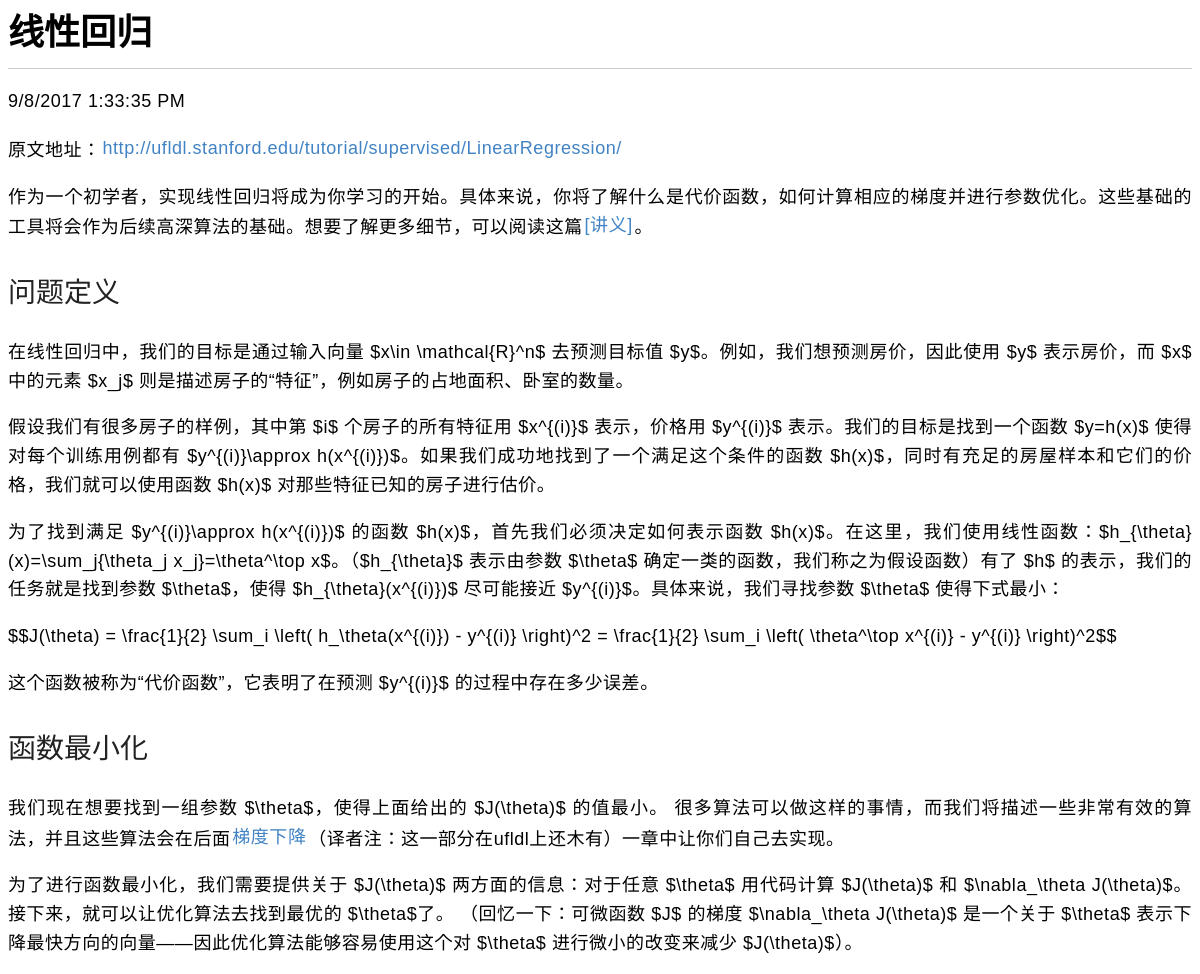
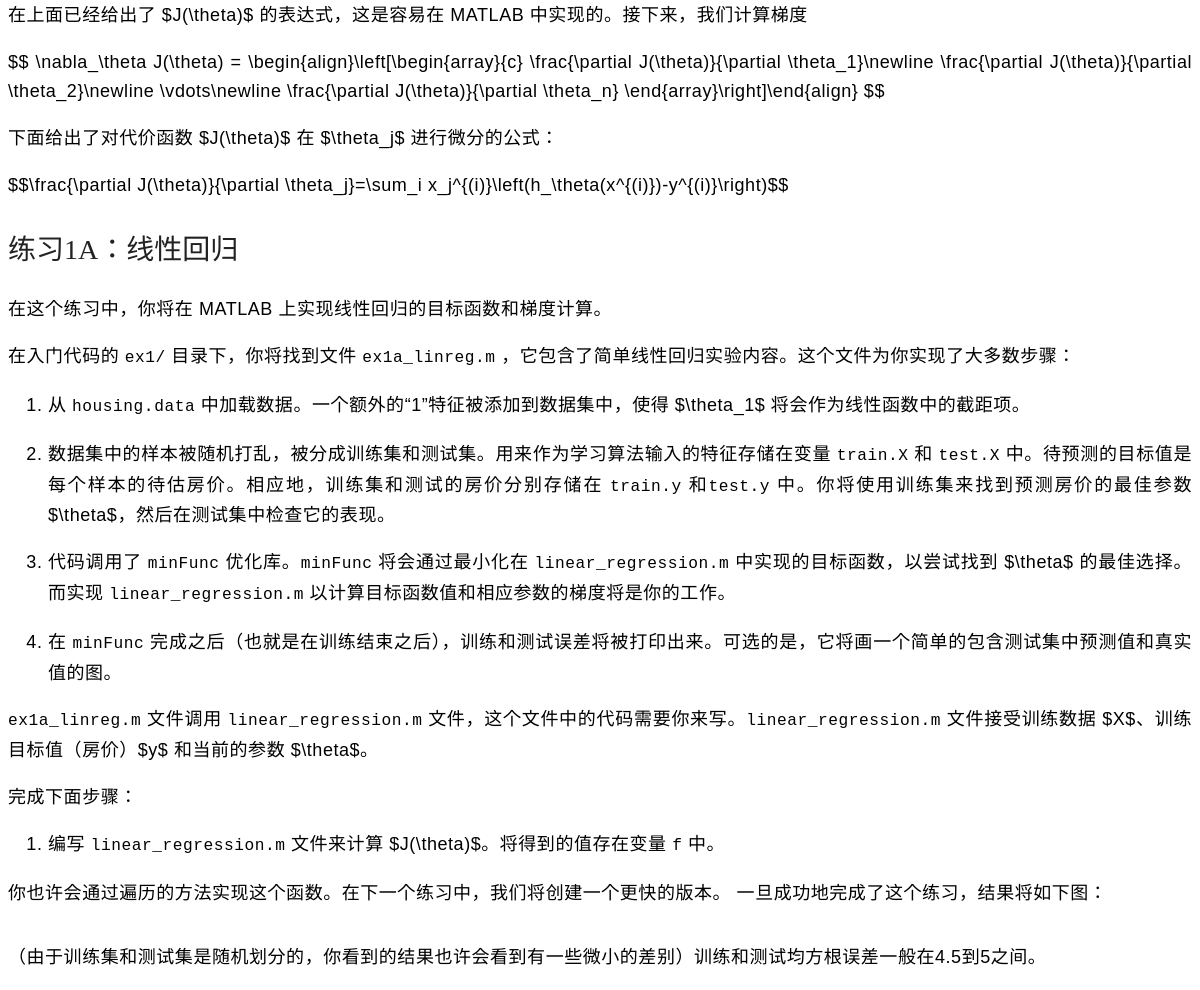
The app's page /print/linear-regression/ with its own data (2 pictures, top to bottom).
### blog/models.py (models this page shows)
class BlogsPost(models.Model):
    title = models.CharField(max_length = 150)
    body = models.TextField()
    timestamp = models.DateTimeField()
    tag = models.CharField(max_length=150, blank=True)
    url = models.CharField(max_length=150,default="11")
    posted = models.BooleanField(default=True)
    category = models.CharField(max_length=150,default="null")
    addition_control_msg=models.CharField(max_length=150,default="0100000000")

### blog/views.py (the view)
# urls.py: url(r'^print/(?P<url>.*)/$','blog.views.print'),
def print(request,url):
	post=BlogsPost.objects.filter(url=url)[0]
	post.body=markdown(post.body,extensions=['tables'])
	return render_to_response('child/print.html',{'post':post})

### blog/templates/child/print.html (shortened to what this page needs)
<head>
<link href="http://cdn.bootcss.com/highlight.js/8.0/styles/monokai_sublime.min.css" rel="stylesheet">
<link rel="stylesheet" href="/static/blog/css/sz-markdown.css" type="text/css">
</head>
<body>
<div id="post">
<h2 id="title">{{post.title}}</h2>
{% autoescape off %}
    {{post.body}}
{% endautoescape %}
</div>
</body>

### static/blog/css/sz-markdown.css (style rules this page uses)
#post p,li { font-family: "Microsoft YaHei",SimSun,sans-serif; font-size: 18px; text-align: justify; font-weight: 300; line-height:1.6em; letter-spacing:0.03em; }
#post h2 { font-family: Georgia,SimHei,"Microsoft YaHei","Times New Roman",serif; border-bottom: 1px solid #ccc; font-size: 36px; line-height: 140%; font-weight: 700!important; margin: 0px!important; padding: 0px 0px 10px 0px; }
#post h3 { font-size: 32px; font-family: Georgia,"Microsoft YaHei","Times New Roman",serif; font-weight: 500!important; color:#222; }
#post code { font-family: Consolas, "Liberation Mono", Courier, monospace; font-size: 90%; }
#post a { color: #4183C4 !important; text-decoration: none; overflow: hidden; text-overflow: ellipsis; max-width: 75%; white-space: nowrap; display: inline-block; margin-bottom: -0.4em; margin-left: 0.1em; margin-right: 0.1em; }
#post a:link,#post a:visited { color: #4183C4 !important; text-decoration: none; }

### blog/templates/child/print.html (style rules this page uses)
#post p,li { font-family: 华文宋体,宋体,sans-serif!important; color:#000!important; }
body { background-color: #ffffff; }
#post h3 { font-family: SimHei,"Microsoft YaHei"!important; font-weight: 500!important; font-size: 28!important; }
#post strong { font-family: Times,SimHei,"Microsoft YaHei"!important; font-weight: 500!important; }

### records on screen
BlogsPost: title "线性回归", body "9/8/2017 1:33:35 PM 原文地址： http://ufldl.stanford.edu/tutorial/supervised/LinearRegression/ 作为一个初学者，实现线性回归将成为你学习的开始。具体来说，你将了解什么是代价函数，如何计算相应的梯度并进行参数优化。这些基础的工具将会作为后续高深算法的基础。想要了解更多细节，可以阅读这篇 [讲义] 。 问题定义 在线性回归中，我们的目标是通过输入向量 $x\\in \\mathcal{R}^n$ 去预测目标值 $y$。例如，我们想预测房价，因此使用 $y$ 表示房价，而 $x$ 中的元素 $x_j$ 则是描述房子的“特征”，例如房子的占地面积、卧室的数量。 假设我们有很多房子的样例，其中第 $i$ 个房子的所有特征用 $x^{(i)}$ 表示，价格用 $y^{(i)}$ 表示。我们的目标是找到一个函数 $y=h(x)$ 使得对每个训练用例都有 $y^{(i)}\\approx h(x^{(i)})$。如果我们成功地找到了一个满足这个条件的函数 $h(x)$，同时有充足的房屋样本和它们的价格，我们就可以使用函数 $h(x)$ 对那些特征已知的房子进行估价。 为了找到满足 $y^{(i)}\\approx h(x^{(i)})$ 的函数 $h(x)$，首先我们必须决定如何表示函数 $h(x)$。在这里，我们使用线性函数：$h_{\\theta}(x)=\\sum_j{\\theta_j x_j}=\\theta^\\top x$。（$h_{\\theta}$ 表示由参数 $\\theta$…"
